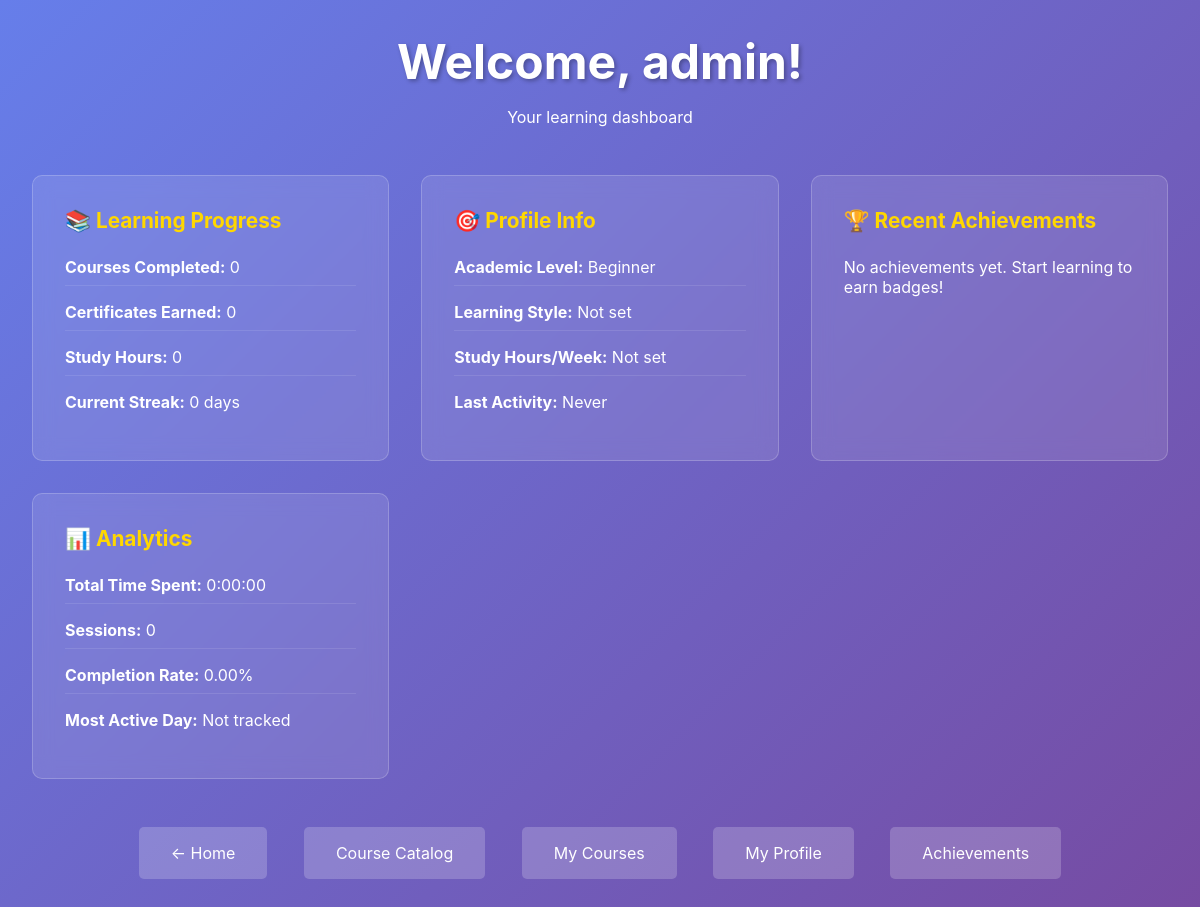
The page /students/dashboard/ (signed in) on the database its author committed.
### apps/students/models.py (models this page shows, shortened)
class StudentProfile(models.Model):
    ACADEMIC_LEVEL_CHOICES = [
        ('beginner', _('Beginner')),
        ('intermediate', _('Intermediate')),
        ('advanced', _('Advanced')),
        ('expert', _('Expert')),
    ]
    LEARNING_STYLE_CHOICES = [
        ('visual', _('Visual Learner')),
        ('auditory', _('Auditory Learner')),
        ('kinesthetic', _('Kinesthetic Learner')),
        ('reading_writing', _('Reading/Writing Learner')),
        ('multimodal', _('Multimodal Learner')),
    ]
    user = models.OneToOneField(
        User,
        on_delete=models.CASCADE,
        related_name='student_profile'
    )
    academic_level = models.CharField(
        max_length=20,
        choices=ACADEMIC_LEVEL_CHOICES,
        default='beginner'
    )
    major = models.CharField(max_length=100, blank=True)
    year_of_study = models.PositiveIntegerField(
        null=True,
        blank=True,
        validators=[MinValueValidator(1), MaxValueValidator(8)]
    )
    graduation_year = models.PositiveIntegerField(null=True, blank=True)
    interests = models.TextField(
        blank=True,
        help_text=_('Comma-separated list of interests')
    )
    learning_goals = models.TextField(blank=True)
    preferred_learning_style = models.CharField(
        max_length=20,
        choices=LEARNING_STYLE_CHOICES,
        blank=True
    )
    study_hours_per_week = models.PositiveIntegerField(
        null=True,
        blank=True,
        validators=[MinValueValidator(1), MaxValueValidator(168)]
    )
    total_courses_completed = models.PositiveIntegerField(default=0)
    total_certificates_earned = models.PositiveIntegerField(default=0)
    total_study_hours = models.PositiveIntegerField(default=0)
    current_streak_days = models.PositiveIntegerField(default=0)
    longest_streak_days = models.PositiveIntegerField(default=0)
    forum_posts_count = models.PositiveIntegerField(default=0)
    assignments_submitted = models.PositiveIntegerField(default=0)
    last_activity_date = models.DateTimeField(null=True, blank=True)
    email_reminders = models.BooleanField(default=True)
    discussion_notifications = models.BooleanField(default=True)
    weekly_progress_report = models.BooleanField(default=True)
    public_profile = models.BooleanField(default=False)
    created_at = models.DateTimeField(auto_now_add=True)
    updated_at = models.DateTimeField(auto_now=True)
    class Meta:
        verbose_name = _('Student Profile')
        verbose_name_plural = _('Student Profiles')
        db_table = 'students_profile'

class LearningAnalytics(models.Model):
    user = models.OneToOneField(
        User,
        on_delete=models.CASCADE,
        related_name='learning_analytics'
    )
    total_time_spent = models.DurationField(default=timedelta(0))
    average_session_duration = models.DurationField(default=timedelta(0))
    sessions_count = models.PositiveIntegerField(default=0)
    average_assignment_score = models.DecimalField(
        max_digits=5,
        decimal_places=2,
        null=True,
        blank=True,
        validators=[MinValueValidator(0), MaxValueValidator(100)]
    )
    average_quiz_score = models.DecimalField(
        max_digits=5,
        decimal_places=2,
        null=True,
        blank=True,
        validators=[MinValueValidator(0), MaxValueValidator(100)]
    )
    completion_rate = models.DecimalField(
        max_digits=5,
        decimal_places=2,
        default=0.00,
        validators=[MinValueValidator(0), MaxValueValidator(100)]
    )
    video_watch_time = models.DurationField(default=timedelta(0))
    reading_time = models.DurationField(default=timedelta(0))
    forum_engagement_score = models.PositiveIntegerField(default=0)
    peer_interaction_count = models.PositiveIntegerField(default=0)
    most_active_day_of_week = models.CharField(max_length=10, blank=True)
    most_active_time_of_day = models.TimeField(null=True, blank=True)
    preferred_content_type = models.CharField(
        max_length=20,
        choices=[
            ('video', _('Video')),
            ('reading', _('Reading')),
            ('interactive', _('Interactive')),
            ('assessment', _('Assessment')),
        ],
        blank=True
    )
    last_updated = models.DateTimeField(auto_now=True)
    class Meta:
        verbose_name = _('Learning Analytics')
        verbose_name_plural = _('Learning Analytics')
        db_table = 'students_learning_analytics'

### apps/students/views.py (the view)
# urls.py: path('dashboard/', views.dashboard, name='dashboard'),
@login_required
def dashboard(request):
    profile, created = StudentProfile.objects.get_or_create(user=request.user)
    achievements = Achievement.objects.filter(user=request.user)[:5]
    analytics, created = LearningAnalytics.objects.get_or_create(user=request.user)
    context = {
        'title': 'Student Dashboard',
        'profile': profile,
        'achievements': achievements,
        'analytics': analytics,
    }
    return render(request, 'students/dashboard.html', context)

### templates/students/dashboard.html (shortened to what this page needs)
<!DOCTYPE html>
<html lang="en">
<head>
</head>
<body>
    <div class="container">
        <div class="header">
            <h1>Welcome, {{ user.get_full_name|default:user.username }}!</h1>
            <p>Your learning dashboard</p>
        </div>
        <div class="dashboard-grid">
            <div class="dashboard-card">
                <div class="card-title">📚 Learning Progress</div>
                <div class="stat-item">
                    <strong>Courses Completed:</strong> {{ profile.total_courses_completed }}
                </div>
                <div class="stat-item">
                    <strong>Certificates Earned:</strong> {{ profile.total_certificates_earned }}
                </div>
                <div class="stat-item">
                    <strong>Study Hours:</strong> {{ profile.total_study_hours }}
                </div>
                <div class="stat-item">
                    <strong>Current Streak:</strong> {{ profile.current_streak_days }} days
                </div>
            </div>
            <div class="dashboard-card">
                <div class="card-title">🎯 Profile Info</div>
                <div class="stat-item">
                    <strong>Academic Level:</strong> {{ profile.get_academic_level_display|default:"Not set" }}
                </div>
                <div class="stat-item">
                    <strong>Learning Style:</strong> {{ profile.get_preferred_learning_style_display|default:"Not set" }}
                </div>
                <div class="stat-item">
                    <strong>Study Hours/Week:</strong> {{ profile.study_hours_per_week|default:"Not set" }}
                </div>
                <div class="stat-item">
                    <strong>Last Activity:</strong> {{ profile.last_activity_date|date:"M d, Y"|default:"Never" }}
                </div>
            </div>
            <div class="dashboard-card">
                <div class="card-title">🏆 Recent Achievements</div>
                {% if achievements %}
                    {% for achievement in achievements %}
                    <div class="stat-item">
                        <strong>{{ achievement.get_badge_type_display }}</strong><br>
                        <small>{{ achievement.description }}</small><br>
                        <small>Earned: {{ achievement.earned_date|date:"M d, Y" }}</small>
                    </div>
                    {% endfor %}
                {% else %}
                    <div class="stat-item">No achievements yet. Start learning to earn badges!</div>
                {% endif %}
            </div>
            <div class="dashboard-card">
                <div class="card-title">📊 Analytics</div>
                <div class="stat-item">
                    <strong>Total Time Spent:</strong> {{ analytics.total_time_spent }}
                </div>
                <div class="stat-item">
                    <strong>Sessions:</strong> {{ analytics.sessions_count }}
                </div>
                <div class="stat-item">
                    <strong>Completion Rate:</strong> {{ analytics.completion_rate }}%
                </div>
                <div class="stat-item">
                    <strong>Most Active Day:</strong> {{ analytics.most_active_day_of_week|default:"Not tracked" }}
                </div>
            </div>
        </div>
        <div class="nav-links">
            <a href="/" class="nav-link">← Home</a>
            <a href="{% url 'courses:catalog' %}" class="nav-link">Course Catalog</a>
            <a href="{% url 'courses:my_courses' %}" class="nav-link">My Courses</a>
            <a href="{% url 'students:profile' %}" class="nav-link">My Profile</a>
            <a href="{% url 'students:achievements' %}" class="nav-link">Achievements</a>
        </div>
    </div>
</body>
</html>

### templates/students/dashboard.html (style rules this page uses)
body { font-family: -apple-system, BlinkMacSystemFont, 'Segoe UI', Roboto, sans-serif; margin: 0; padding: 0; background: linear-gradient(135deg, #667eea 0%, #764ba2 100%); color: white; min-height: 100vh; }
.container { max-width: 1200px; margin: 0 auto; padding: 2rem; }
.header { text-align: center; margin-bottom: 3rem; }
.header h1 { font-size: 3rem; margin: 0; text-shadow: 2px 2px 4px rgba(0,0,0,0.3); }
.dashboard-grid { display: grid; grid-template-columns: repeat(auto-fit, minmax(300px, 1fr)); gap: 2rem; }
.dashboard-card { background: rgba(255,255,255,0.1); padding: 2rem; border-radius: 10px; backdrop-filter: blur(10px); border: 1px solid rgba(255,255,255,0.2); }
.card-title { font-size: 1.3rem; font-weight: bold; margin-bottom: 1rem; color: #ffd700; }
.stat-item { margin: 0.5rem 0; padding: 0.5rem 0; border-bottom: 1px solid rgba(255,255,255,0.1); }
.stat-item:last-child { border-bottom: none; }
.nav-links { text-align: center; margin-top: 3rem; }
.nav-link { background: rgba(255,255,255,0.2); color: white; text-decoration: none; padding: 1rem 2rem; border-radius: 5px; margin: 0 1rem; display: inline-block; transition: all 0.3s ease; }

### rows shown on the page
StudentProfile: total_courses_completed "0", total_certificates_earned "0", total_study_hours "0", current_streak_days "0", academic_level "Beginner", preferred_learning_style "Not set", study_hours_per_week "Not set", last_activity_date "Never"
LearningAnalytics: total_time_spent "0:00:00", sessions_count "0", completion_rate "0.00", most_active_day_of_week "Not tracked"

### other values the page prints
{{ user.get_full_name|default:user.username }} "admin"
